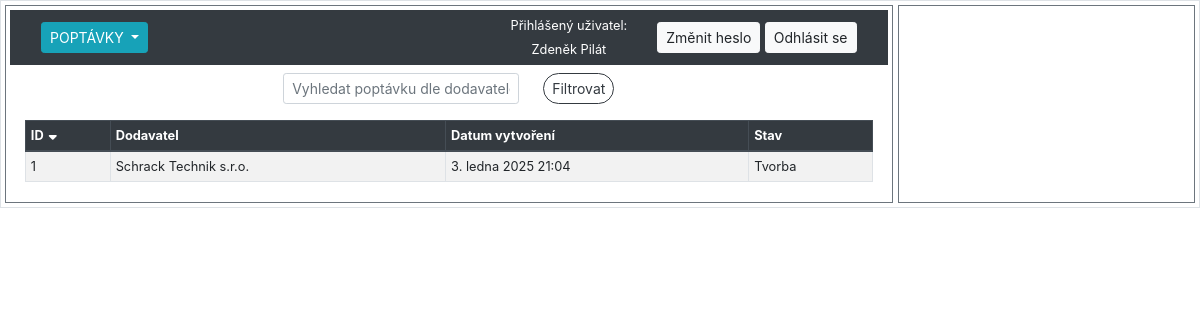
Page /sklad/poptavky/ (signed in) on the committed database.
### hpm_sklad/models.py (models this page shows, shortened)
class Poptavky(models.Model):
    class Meta:
        verbose_name_plural = 'Poptávky'
        verbose_name = 'Poptávka'
    STAVY_CHOICES = [
        ('Tvorba', 'Ve tvorbě'),
        ('Poptáno', 'Poptáno'),
        ('Uzavřeno', 'Uzavřeno'),
        ]
    dodavatel = models.ForeignKey(Dodavatele, on_delete=models.CASCADE, related_name='poptavky_dodavatele', verbose_name="Dodavatel")
    datum_vytvoreni = models.DateTimeField(auto_now_add=True, verbose_name="Datum vytvoření")
    stav = models.CharField(max_length=10, choices=STAVY_CHOICES, default='Tvorba', verbose_name="Stav poptávky")
    varianty = models.ManyToManyField('Varianty', through='PoptavkaVarianty')

class Dodavatele(models.Model):
    class Meta:
        verbose_name_plural = "Dodavatelé"
    LANGUAGE_CHOICES = [
        ('CZ', 'Český'),
        ('SK', 'Slovenský'),
        ('DE', 'Německý'),
        ('EN', 'Anglický')
    ]
    dodavatel = models.CharField(max_length=100, verbose_name="Dodavatel")
    kontakt = models.CharField(null=True, max_length=100, verbose_name="Kontaktní osoba")
    email = models.EmailField(null=True, max_length=100, verbose_name="E-mail")
    telefon = models.CharField(null=True, max_length=20, verbose_name="Telefon")
    jazyk = models.CharField(null=True, max_length=2, choices=LANGUAGE_CHOICES, default='CZ', verbose_name="Jazyk")
    def __str__(self):
        return f"{self.dodavatel}"

### hpm_sklad/views.py (the view, shortened to what this page needs)
# urls.py: path('sklad/poptavky/', views.PoptavkaListView.as_view(), name='poptavky'),
class PoptavkaListView(LoginRequiredMixin, ListView):
    model = Poptavky
    template_name = 'hpm_sklad/poptavky.html'
    paginate_by = 20
    export_csv = False
    def get_context_data(self, **kwargs):
        context = super().get_context_data(**kwargs)
        selected_id = self.request.GET.get('selected', None)
        if selected_id:
            context['selected_item'] = get_object_or_404(Dodavatele, id=selected_id)
        else:
            context['selected_item'] = None
        context.update({
            'db_table': 'poptavky',
            'sort': self.request.GET.get('sort', 'id'),
            'order': self.request.GET.get('order', 'down'),
            'query': self.request.GET.get('query', ''),
            'current_user': self.request.user,
        })
        return context
    def get_queryset(self):
        queryset = Poptavky.objects.all()
        query = self.request.GET.get('query', '')
        sort = self.request.GET.get('sort', 'id')
        order = self.request.GET.get('order', 'down')
        if query:
            queryset = queryset.filter(dodavatel__icontains=query)
        if order == 'down':
            sort = f"-{sort}"
        queryset = queryset.order_by(sort)
        return queryset
    def render_to_response(self, context, **response_kwargs):
        if getattr(self, 'export_csv', False):
            return self.export_to_csv(self.get_queryset())
        else:
            return super().render_to_response(context, **response_kwargs)

### hpm_sklad/templatetags/custom_filters.py (called while the page is built)
@register.filter
def url_remove_param(querystring, params):
    params = params.split(',')
    new_querystring = '&'.join(
        f"{key}={value}"
        for part in querystring.split('&')
        if '=' in part and (key := part.split('=')[0]) not in params and (value := part.split('=')[1])
    )
    return new_querystring

### hpm_sklad/templates/hpm_sklad/poptavky.html (shortened to what this page needs)
{% extends "hpm_sklad/base_left_right_column.html" %}
{% load static %}
{% load custom_filters %}
{% block left_content %}
    <form method="GET" action="" class="form-inline justify-content-center align-items-center small my-2">
        <div class="form-group mx-sm-2 mb-2">
            <input class="form-control form-control-sm mr-sm-2" type="text" name="query" placeholder="Vyhledat poptávku dle dodavatele" value="{{ request.GET.query }}">
        </div>
        <div class="form-group mx-sm-2 mb-2">
            <button class="btn btn-outline-dark btn-sm rounded-pill" type="submit">Filtrovat</button>
        </div>
    </form>
    <div class="container-fluid">
        <table class="table table-sm table-hover table-striped table-bordered">
            <thead class="thead-dark">
                <tr>
                    {% with request.GET.urlencode as querystring %}
                        <th>
                            <a href="?sort=id&order={% if request.GET.sort == 'id' and request.GET.order == 'up' %}down{% else %}up{% endif %}&{{ querystring|url_remove_param:'sort,order' }}">
                                ID
                                {% if not request.GET.sort %}
                                    <i class="fas fa-sort-down"></i>
                                {% endif %}
                            </a>
                        </th>
                        <th>
                            <a href="?sort=dodavatel&order={% if request.GET.sort == 'dodavatel' and request.GET.order == 'up' %}down{% else %}up{% endif %}&{{ querystring|url_remove_param:'sort,order' }}">
                                Dodavatel
                            </a>
                        </th>
                        <th>
                            <a href="?sort=kontakt&order={% if request.GET.sort == 'kontakt' and request.GET.order == 'up' %}down{% else %}up{% endif %}&{{ querystring|url_remove_param:'sort,order' }}">
                                Datum vytvoření
                            </a>
                        </th>
                        <th>
                            <a href="?sort=email&order={% if request.GET.sort == 'email' and request.GET.order == 'up' %}down{% else %}up{% endif %}&{{ querystring|url_remove_param:'sort,order' }}">
                                Stav
                            </a>
                        </th>
                    {% endwith %}
                </tr>
            </thead>
            <tbody class="show-pointer">
                {% for item in object_list %}
                    <tr data-id="{{ item.pk }}" data-detail-url="{% url 'poptavka_varianty' item.pk %}" onclick="loadDetail('{% url 'poptavka_varianty' item.pk %}', '{{ item.pk }}')" {% if item.pk == selected_item.pk %} class="table-info"{% endif %}>
                        <td>{{ item.pk }}</td>
                        <td>{{ item.dodavatel|truncatechars:30 }}</td>
                        <td>{{ item.datum_vytvoreni }}</td>
                        <td>{{ item.stav }}</td>
                    </tr>
                {% endfor %}
            </tbody>
        </table>
    </div>
{% endblock %}

### hpm_sklad/templates/hpm_sklad/navbar.html (shortened to what this page needs)
<nav class="navbar navbar-expand-lg navbar-dark bg-dark">
    <div class="col">
        <div class="btn-group btn-group-sm dropdown my-1 mr-1">
            <button class="btn btn-info dropdown-toggle" type="button" id="dropdownMenuButton1" data-toggle="dropdown" aria-haspopup="true" aria-expanded="false">
                {% if db_table == 'sklad' %}SKLAD{% elif db_table == 'audit_log' %}POHYBY{% elif db_table == 'dodavatele' %}DODAVATELÉ{% elif db_table == 'poptavky' %}POPTÁVKY{% else %}Výběr modulu{% endif %}
            </button>
        </div>
    </div>
    {% if user.is_authenticated %}
        <div class="col-auto">
            <div>
                <p class="h6 small text-white">Přihlášený uživatel:</p>
            </div>
            <div>
                <p class="h6 small text-center my-0 text-white">{{ current_user.first_name }} {{ current_user.last_name }}</p>
            </div>
        </div>
        <div class="col-auto">
            <a class="btn btn-light btn-sm" href="{% url 'custom_password_change' %}">Změnit heslo</a>
            <a class="btn btn-light btn-sm" href="{% url 'logout' %}">Odhlásit se</a>
        </div>
    {% else %}
        <div class="col-auto">
            <a class="btn btn-light btn-sm" href="{% url 'login' %}">Přihlásit se</a>
        </div>
    {% endif %}
</nav>

### hpm_sklad/static/css/style.css (style rules this page uses)
form .form-group { margin-bottom: 5px; }
table { font-size: 0.8rem; }
.table-sm th a { color: inherit; text-decoration: none; display: inline-flex; align-items: center; }
.table-sm th a .fa-sort-up, .table-sm th a .fa-sort-down { margin-left: 5px; }
.show-pointer { cursor: pointer; }

### rows in the picture
Poptavky: pk "1", dodavatel "Schrack Technik s.r.o.", datum_vytvoreni "3. ledna 2025 21:04", stav "Tvorba"

### other values in the picture
{{ current_user.first_name }} "Zdeněk"
{{ current_user.last_name }} "Pilát"
